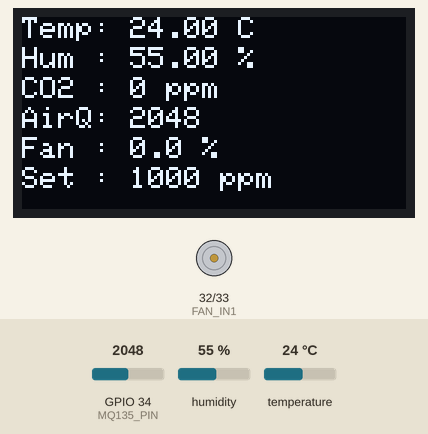
Recording of a sketch running on a simulated ESP32. On the bench: 128×64 one-colour display, motor-driver pin pairs drawn as motors (green arrow = first pin HIGH = forward, orange = second pin HIGH = backward, longer = more drive, scaled by the enable pin). The test bench sets the inputs (shaded band); at power-on: humidity 55 %, GPIO 34 (MQ135_PIN) = 2048, temperature 24 °C. What the sketch prints to the serial monitor is not drawn.

Above: at 2.0 s.
2.1 s: humidity set to 22 %
At 3.2 s:
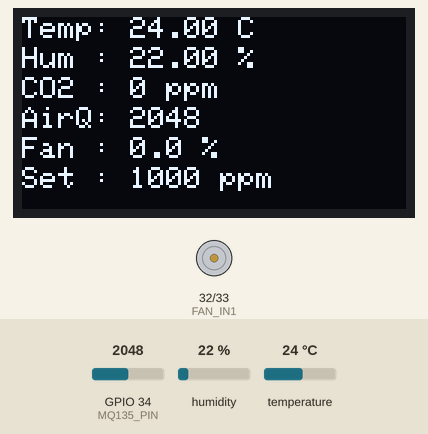
4.2 s: GPIO 34 (MQ135_PIN) set to 1960
At 6.4 s:
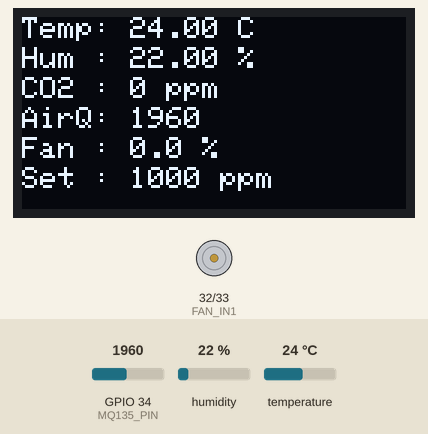
6.7 s: temperature set to 12 °C
At 8.9 s:
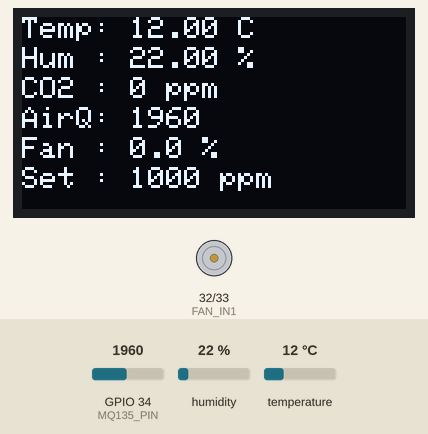
9.2 s: GPIO 34 (MQ135_PIN) set to 2040
At 11.0 s:
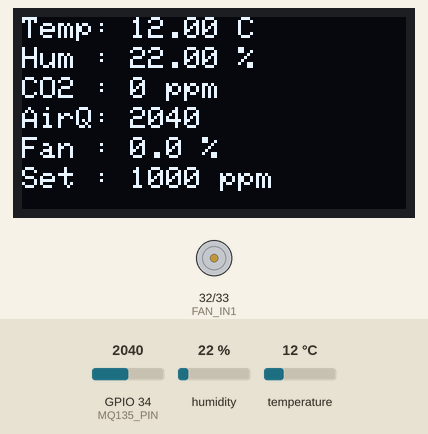
11.6 s: humidity set to 40 %
At 13.3 s:
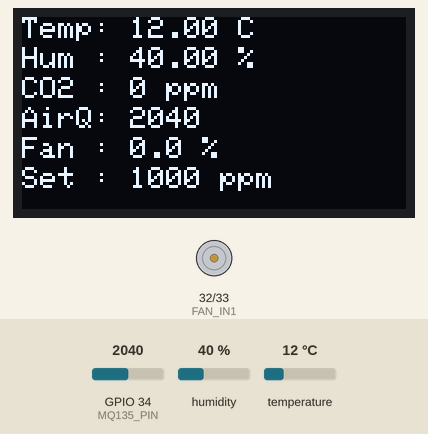
14.1 s: GPIO 34 (MQ135_PIN) set to 2047
At 15.5 s:
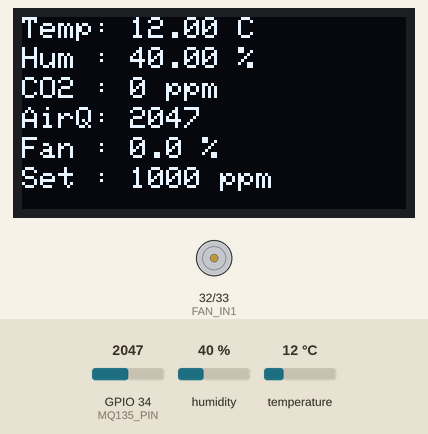
Timing chart, 0 to 17.1 s (numbered marks = the images above; inputs shaded):
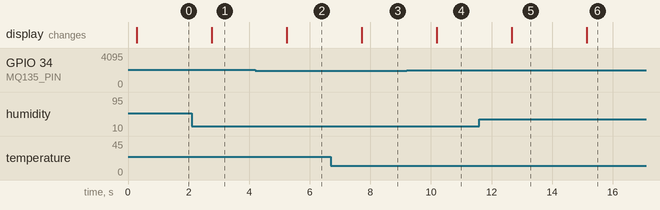

Measured:
- after the input at 2.1 s, the display: changes after 0.66 s (image 1)
- after the input at 4.2 s, the display: changes after 1.0 s (image 2)
- after the input at 6.7 s, the display: changes after 1.0 s (image 3)
- after the input at 9.2 s, the display: changes after 0.98 s (image 4)
- after the input at 11.6 s, the display: changes after 1.1 s (image 5)
- after the input at 14.1 s, the display: changes after 1.0 s (image 6)

The sketch:

smart_air_quality_ventilation.ino.ino
```cpp
#include <Wire.h>
#include <Adafruit_GFX.h>
#include <Adafruit_SSD1306.h>
#include <DHT.h>
#include <HardwareSerial.h>

#define SCREEN_WIDTH 128
#define SCREEN_HEIGHT 64

// OLED display
Adafruit_SSD1306 display(SCREEN_WIDTH, SCREEN_HEIGHT, &Wire, -1);

// DHT11 sensor
#define DHTPIN 26
#define DHTTYPE DHT11
DHT dht(DHTPIN, DHTTYPE);

// MQ-135 sensor
#define MQ135_PIN 34

// MH-Z19C CO2 sensor
HardwareSerial co2Serial(2);
byte cmd[9] = {0xFF, 0x01, 0x86, 0, 0, 0, 0, 0, 0x79};
byte response[9];

// Fan and L298N driver
#define FAN_ENA 25
#define FAN_IN1 32
#define FAN_IN2 33

// PWM setup using the ESP32 LEDC peripheral
const int PWM_FREQ = 1000;     // PWM frequency: 1 kHz
const int PWM_RES_BITS = 8;    // 8-bit resolution: values from 0 to 255
const int PWM_MAX = 255;

// PID controller
// CO2 setpoint used by the controller
double setpointCO2 = 1000.0;   // ppm
double co2Min = 1000.0;        // Lower limit defined for the control range
double co2Max = 2000.0;        // Upper limit defined for the control range

// PID gains were calculated from the identified model
// and then adjusted during testing on the real setup
double Kp = 0.10;
double Ki = 0.002;
double Kd = 0.02;

double integral = 0.0;
double previousError = 0.0;
unsigned long lastPidTime = 0;

// Stores the output calculated during the previous step.
// The anti-windup logic uses it to detect
// when the controller output is already saturated
double lastOutput = 0.0;

// Individual PID terms are stored for
// serial logging and later analysis.
double lastPTerm = 0.0;
double lastITerm = 0.0;
double lastDTerm = 0.0;

// Limits applied to the integral contribution.
// They prevent excessive integral build-up.
const double INTEGRAL_MAX = 60.0;
const double INTEGRAL_MIN = 0.0;

// Sensor and actuator functions

// Reads the CO2 concentration from the MH-Z19C over UART
int readCO2() {
  // Clear any leftover bytes before starting a new reading
  while (co2Serial.available()) co2Serial.read();

  // Send the standard read command to the sensor
  co2Serial.write(cmd, 9);
  delay(200);

  if (co2Serial.available() >= 9) {
    co2Serial.readBytes(response, 9);
    // Check the MH-Z19C response header
    if (response[0] == 0xFF && response[1] == 0x86) {
      return response[2] * 256 + response[3];
    }
  }

  // A return value of 0 means no valid response was received.
  return 0;
}

// Minimum PWM level required to start the fan
// Below this value, the motor does not produce enough starting torque
const double FAN_MIN_PWM_PERCENT = 24.0;

// Applies the controller output to the fan as a percentage
// To compensate for the dead zone, non-zero commands in (0, 100]
// are remapped to [FAN_MIN_PWM_PERCENT, 100]
void setFanPercent(double percent) {
  percent = constrain(percent, 0.0, 100.0);

  double pwmPercent;
  if (percent <= 0.0) {
    pwmPercent = 0.0;
  } else {
    pwmPercent = FAN_MIN_PWM_PERCENT
                  + (percent / 100.0) * (100.0 - FAN_MIN_PWM_PERCENT);
  }

  // Convert the percentage command to an 8-bit PWM value
  int pwmValue = (int)round(pwmPercent * PWM_MAX / 100.0);

  // The fan is driven in one direction only
  digitalWrite(FAN_IN1, HIGH);
  digitalWrite(FAN_IN2, LOW);

  ledcWrite(FAN_ENA, pwmValue);
}

// PID calculation

// Calculates the fan command in the 0-100% range
// from the difference between the measured CO2 level and the setpoint
double computePID(double co2ppm, double dt) {
  double error = co2ppm - setpointCO2; // Positive error when CO2 is above the setpoint

  // Proportional term
  double pTerm = Kp * error;

  // The integral term uses two anti-windup measures:
  // 1. stop integration when the output is saturated and the error
  //    would push it further in the same direction;
  // 2. clamp the integral contribution directly
  bool saturatedHigh = (lastOutput >= 100.0 && error > 0);
  bool saturatedLow  = (lastOutput <= 0.0 && error < 0);

  if (!saturatedHigh && !saturatedLow) {
    integral += error * dt;
  }

  // Clamp the integral contribution to the allowed range
  double iTerm = Ki * integral;
  if (iTerm > INTEGRAL_MAX) {
    iTerm = INTEGRAL_MAX;
    integral = iTerm / Ki;
  } else if (iTerm < INTEGRAL_MIN) {
    iTerm = INTEGRAL_MIN;
    integral = iTerm / Ki;
  }

  // Derivative term calculated using a finite difference
  double derivative = (dt > 0) ? (error - previousError) / dt : 0.0;
  double dTerm = Kd * derivative;

  previousError = error;

  // Total controller output
  double output = pTerm + iTerm + dTerm;

  // Limit the output to the actuator range
  output = constrain(output, 0.0, 100.0);

  // Store the values for the next loop and for logging
  lastOutput = output;
  lastPTerm = pTerm;
  lastITerm = iTerm;
  lastDTerm = dTerm;

  return output;
}

// System setup

void setup() {
  // Start Serial communication for monitoring and logging
  Serial.begin(115200);

  // Start I2C and initialize the OLED display
  Wire.begin(21, 22);
  display.begin(SSD1306_SWITCHCAPVCC, 0x3C);
  display.clearDisplay();
  display.setTextColor(SSD1306_WHITE);

  // Initialize the temperature and humidity sensor
  dht.begin();

  // Start UART communication with the MH-Z19C sensor
  co2Serial.begin(9600, SERIAL_8N1, 16, 17);

  // Configure the pins used by the L298N driver
  pinMode(FAN_IN1, OUTPUT);
  pinMode(FAN_IN2, OUTPUT);
  pinMode(FAN_ENA, OUTPUT);

  // Attach the ENA pin to the ESP32 PWM peripheral
  ledcAttach(FAN_ENA, PWM_FREQ, PWM_RES_BITS);

  lastPidTime = millis();

  // CSV header used when saving experimental data
  Serial.println("time_ms,co2_ppm,setpoint_ppm,fan_percent,p_term,i_term,d_term,temp_c,hum_pct,airq_raw");
}

// Main loop

void loop() {
  // Calculate the time elapsed since the previous loop
  unsigned long now = millis();
  double dt = (now - lastPidTime) / 1000.0; // seconds
  if (dt <= 0) dt = 0.001;
  lastPidTime = now;

  // Read all sensor values
  float temp = dht.readTemperature();
  float hum = dht.readHumidity();
  int airQuality = analogRead(MQ135_PIN);
  int co2ppm = readCO2();

  // Calculate the PID output and apply it to the fan
  double fanPercent = computePID((double)co2ppm, dt);
  setFanPercent(fanPercent);

  // Update OLED display
  display.clearDisplay();
  display.setTextSize(1);

  display.setCursor(0, 0);
  display.print("Temp: ");
  display.print(temp);
  display.print(" C");

  display.setCursor(0, 10);
  display.print("Hum : ");
  display.print(hum);
  display.print(" %");

  display.setCursor(0, 20);
  display.print("CO2 : ");
  display.print(co2ppm);
  display.print(" ppm");

  display.setCursor(0, 30);
  display.print("AirQ: ");
  display.print(airQuality);

  display.setCursor(0, 40);
  display.print("Fan : ");
  display.print(fanPercent, 1);
  display.print(" %");

  display.setCursor(0, 50);
  display.print("Set : ");
  display.print(setpointCO2, 0);
  display.print(" ppm");

  display.display();

  // Send data in CSV format
  Serial.print(now);
  Serial.print(",");
  Serial.print(co2ppm);
  Serial.print(",");
  Serial.print(setpointCO2, 0);
  Serial.print(",");
  Serial.print(fanPercent, 2);
  Serial.print(",");
  Serial.print(lastPTerm, 2);
  Serial.print(",");
  Serial.print(lastITerm, 2);
  Serial.print(",");
  Serial.print(lastDTerm, 2);
  Serial.print(",");
  Serial.print(temp);
  Serial.print(",");
  Serial.print(hum);
  Serial.print(",");
  Serial.println(airQuality);

  // Approximate sampling period of the control loop
  delay(1000); // ~1 s sampling interval used by the PID controller
}
```
